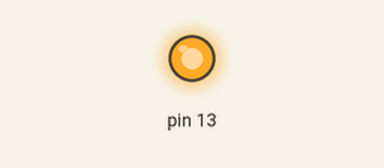
The sketch below on a simulated Arduino Uno, built with avr-gcc and run on an emulated ATmega328P. Shown: output pins drawn as LEDs (lit = HIGH).

Above: at 2.1 s.
At 10.49 s:
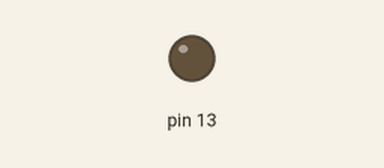
Timing chart, 0 to 13.9 s (numbered marks = the images above):
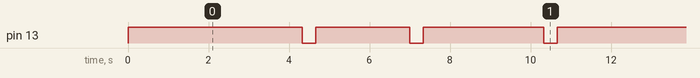

The sketch:

Gurpreet_MorseCode.ino
```cpp
void pause()
{
//code for pause between every digit (1/3 of a second)
	digitalWrite(13,LOW);
	delay(333);
}

void dash ()
{
  //code to represent the dash
  digitalWrite(13,HIGH);
  delay (1000);
}

void dot ()
{
  //code to represent the dots
  digitalWrite(13,HIGH);
  delay(333);
}

void setup()
{
  Serial.begin(9600);
  pinMode(13, OUTPUT);
}

void loop()
{
//code to print out the last 3 ditit of my student number (163)
//code for 1
dot();
dash();
dash();
dash();
dash();
pause();
//code for 6
dash();
dot();
dot();
dot();
dot();
pause();
//code for 3
dot();
dot();
dot();
dash();
dash();
pause();
}
```

Measured:
- by itself, pin 13: repeats every 10.7 s: LOW 0.33 s, HIGH 2.3 s, LOW 0.33 s, HIGH 3.0 s, LOW 0.33 s, HIGH 4.3 s
- by itself, everything shown: repeats every 10.7 s, in 6 steps
